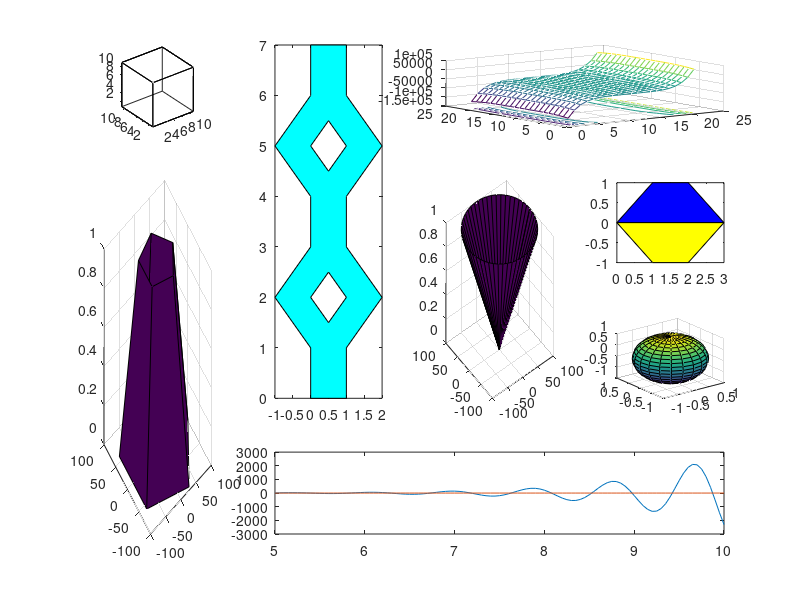

Reproduce this figure in MATLAB.
subplot(4,4,1);
xc=1; yc=1; zc=1;    % coordinated of the center
L=10;                 % cube size (length of an edge)
alpha=0.0;           % transparency (max=1=opaque)
X = [0 0 0 0 0 1; 1 0 1 1 1 1; 1 0 1 1 1 1; 0 0 0 0 0 1];
Y = [0 0 0 0 1 0; 0 1 0 0 1 1; 0 1 1 1 1 1; 0 0 1 1 1 0];
Z = [0 0 1 0 0 0; 0 0 1 0 0 0; 1 1 1 0 1 1; 1 1 1 0 1 1];
C='blue';                  % unicolor
X = L*X + xc;
Y = L*Y + yc;
Z = L*Z + zc; 
fill3(X,Y,Z,C,'FaceAlpha',alpha);    % draw cube
axis equal
subplot(4,4,[5;9;13]);
cylinder([100,50],5);
subplot(4,4,[2;6;10]);
X=[0,1,1,2,1,1,2,1,1,0,0,-1,0,0,-1,0];
Y=[0,0,1,2,3,4,5,6,7,7,6,5,4,3,2,1];
fill(X,Y,'cyan');
hold on;
X=[0.5,1,0.5,0];
Y=[5.5,5,4.5,5];
fill(X,Y,'white');
hold on;
X=[0.5,1,0.5,0];
Y=[2.5,2,1.5,2];
fill(X,Y,'white');
subplot(4,4,[3,4]);
[x,y]=meshgrid(-10:10);
meshc(x.^5-y.^4);
subplot(4,4,[7;11]);
cylinder([0,100],50);
subplot(4,4,8);
X=[0,1,2,3];
Y=[0,1,1,0];
fill(X,Y,'blue');
hold on;
Y=[0,-1,-1,0];
fill(X,Y,'yellow');
subplot(4,4,12);
sphere;
subplot(4,4,[14,15,16]);
x=5:0.05:10;
f=-sin(7*x).*exp(x-2);
g=cos(5*x).*exp(-x.*x-1);
plot(x,f,x,g);